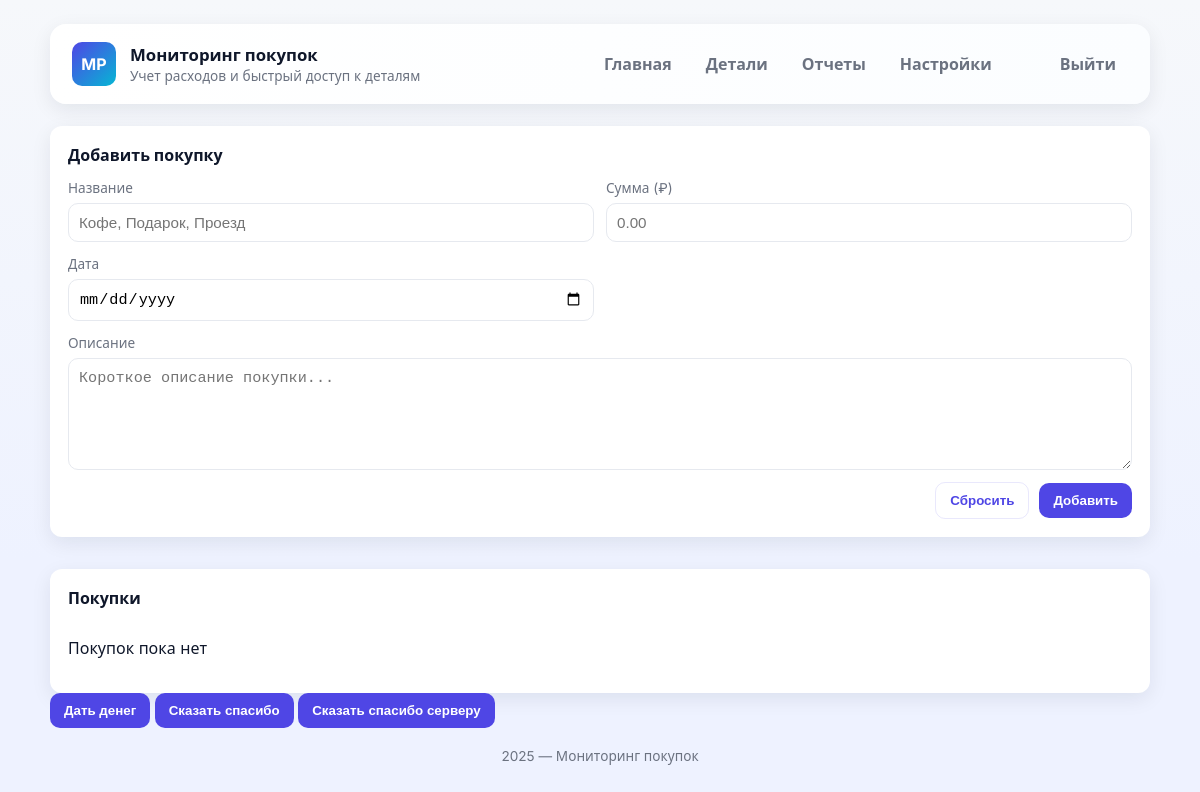
Before: / (signed in) with the older database file.
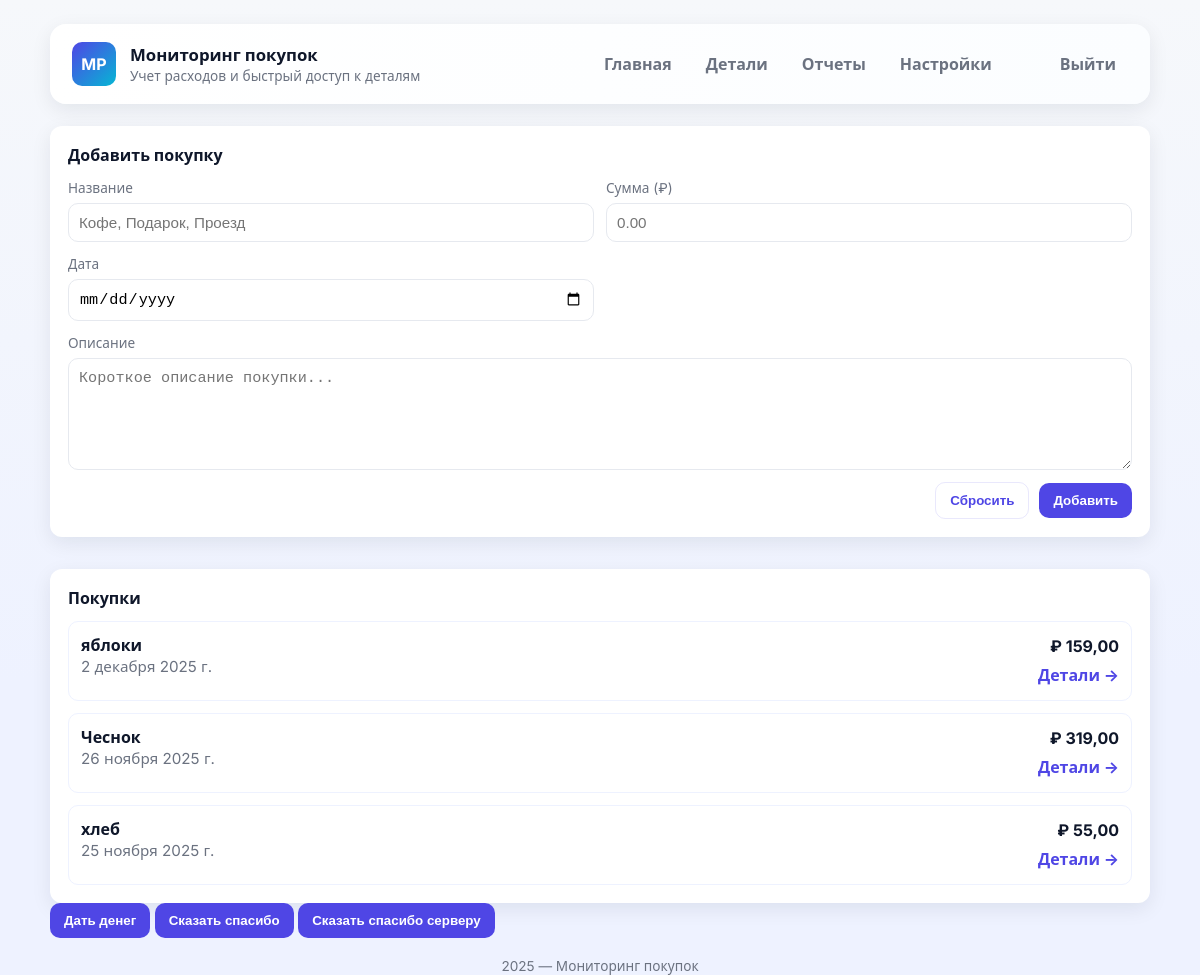
After: the same page with the newer database file.
### core/models.py (models this page shows, shortened)
class Purchases(models.Model):
    user = models.ForeignKey(
        User,
        on_delete=models.CASCADE,
        verbose_name='Пользователь',
        related_name='purchases'
    )
    title = models.CharField(
        max_length=200,
        verbose_name='Название товара'
    )
    cost = models.DecimalField(
        max_digits=10,
        decimal_places=2,
        verbose_name='Стоимость'
    )
    buy_date = models.DateField(
        verbose_name='Дата покупки'
    )
    description = models.TextField(
        verbose_name='Описание',
        null=True,
        blank=True
    )
    class Meta:
        verbose_name = 'Покупки'
        verbose_name_plural = 'Покупка'
        ordering = ['-buy_date']

### core/views.py (the view)
# urls.py: path('', main, name='main'),
@login_required
def main(request):
    if request.method == 'POST':
        if not request.user.is_authenticated:
            messages.error(request, 'Для добавления покупок необходимо войти в систему')
            return redirect('login')
        form = AddPurch(request.POST)
        if form.is_valid():
            for field_name, field in form.cleaned_data.items():
                if isinstance(field, str):
                    form.cleaned_data[field_name] = field.lower()
            in_title = form.cleaned_data.get('title').lower()
            if Purchases.objects.filter(title=in_title, user=request.user).exists():
                form.add_error('title', 'У вас уже есть такая запись')
            else:
                data = form.cleaned_data
                purchases = form.save(commit=False)
                purchases.user = request.user
                purchases.save()
                messages.success(request, 'Покупка успешно добавлена!')
                return redirect('/')
    else:
        form = AddPurch()
    purchases = Purchases.objects.filter(user=request.user).order_by('-buy_date')
    context = {
        'purchases': purchases,
        'form': form,
    }
    return render(request, 'buy/main.html', context)

### templates/buy/main.html (shortened to what this page needs)
{% extends 'base.html' %}
{% block content %}
        <main class="main" role="main" >
            <section class="panel" aria-labelledby="addPurchase">
                <h2 id="addPurchase">Добавить покупку</h2>
                <form class="add-form" action="#" method="post">
                    {% for field in form %}
                    <div class="field" {% if field.name == 'description' %}style="grid-column:1/-1"{% endif %}>
                        <label for="{{ field.id_for_label }}">{{ field.label }}</label>
                        {{ field }}
                    </div>
                    {% endfor %}
                    <div class="form-actions">
                        <button type="reset" class="secondary">Сбросить</button>
                        <button type="submit">Добавить</button>
                    </div>
            </form>
            </section>
            <section class="panel" aria-labelledby="recent" style="margin-top:32px;">
                <h2 id="recent">Покупки</h2>
                <div class="purchases-list">
                    {% if purchases %}
                    {% for purchase in purchases %}
                    <article class="purchase">
                        <div class="left">
                            <div>
                                <div style="font-weight:700">{{ purchase.title }}</div>
                                <div class="meta">{{ purchase.buy_date }}</div>
                            </div>
                        </div>
                        <div style="text-align:right">
                            <div class="amount">₽ {{ purchase.cost }}</div>
                            <div style="margin-top:8px"><a href="/detail/{{ purchase.id }}">Детали →</a></div>
                        </div>
                    </article>
                    {% endfor %}
                    {% else %}
                        <p>Покупок пока нет</p>
                    {% endif %}
                </div>
            </section>
        </main>
{% endblock %}

Changed rows visible on the page:
now on this page (row edited): Purchases: title "яблоки", buy_date "2 декабря 2025 г.", cost "159,00"
now on this page (row edited): Purchases: title "Чеснок", buy_date "26 ноября 2025 г.", cost "319,00"
now on this page (row edited): Purchases: title "хлеб", buy_date "25 ноября 2025 г.", cost "55,00"
Other visible differences:
text no longer shown: "Покупок пока нет"
